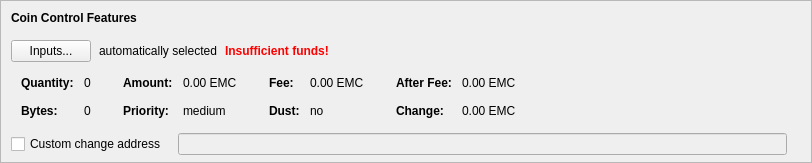
    <widget class="QFrame" name="frameCoinControl">
     <property name="sizePolicy">
      <sizepolicy hsizetype="Expanding" vsizetype="Expanding">
       <horstretch>0</horstretch>
       <verstretch>0</verstretch>
      </sizepolicy>
     </property>
     <property name="maximumSize">
      <size>
       <width>16777215</width>
       <height>16777215</height>
      </size>
     </property>
     <property name="frameShape">
      <enum>QFrame::StyledPanel</enum>
     </property>
     <property name="frameShadow">
      <enum>QFrame::Sunken</enum>
     </property>
     <layout class="QVBoxLayout" name="verticalLayoutCoinControl2">
      <property name="spacing">
       <number>0</number>
      </property>
      <property name="leftMargin">
       <number>0</number>
      </property>
      <property name="topMargin">
       <number>0</number>
      </property>
      <property name="rightMargin">
       <number>0</number>
      </property>
      <property name="bottomMargin">
       <number>6</number>
      </property>
      <item>
       <layout class="QVBoxLayout" name="verticalLayoutCoinControl" stretch="0,0,0,0,1">
        <property name="spacing">
         <number>0</number>
        </property>
        <property name="leftMargin">
         <number>10</number>
        </property>
        <property name="topMargin">
         <number>10</number>
        </property>
        <item>
         <layout class="QHBoxLayout" name="horizontalLayoutCoinControl1">
          <property name="bottomMargin">
           <number>15</number>
          </property>
          <item>
           <widget class="QLabel" name="labelCoinControlFeatures">
            <property name="sizePolicy">
             <sizepolicy hsizetype="Preferred" vsizetype="Maximum">
              <horstretch>0</horstretch>
              <verstretch>0</verstretch>
             </sizepolicy>
            </property>
            <property name="font">
             <font>
              <weight>75</weight>
              <bold>true</bold>
             </font>
            </property>
            <property name="styleSheet">
             <string notr="true">font-weight:bold;</string>
            </property>
            <property name="text">
             <string>Coin Control Features</string>
            </property>
           </widget>
          </item>
         </layout>
        </item>
        <item>
         <layout class="QHBoxLayout" name="horizontalLayoutCoinControl2" stretch="0,0,0,0">
          <property name="spacing">
           <number>8</number>
          </property>
          <property name="bottomMargin">
           <number>10</number>
          </property>
          <item>
           <widget class="QPushButton" name="pushButtonCoinControl">
            <property name="styleSheet">
             <string notr="true"/>
            </property>
            <property name="text">
             <string>Inputs...</string>
            </property>
            <property name="autoDefault">
             <bool>false</bool>
            </property>
           </widget>
          </item>
          <item>
           <widget class="QLabel" name="labelCoinControlAutomaticallySelected">
            <property name="text">
             <string>automatically selected</string>
            </property>
            <property name="margin">
             <number>5</number>
            </property>
           </widget>
          </item>
          <item>
           <widget class="QLabel" name="labelCoinControlInsuffFunds">
            <property name="font">
             <font>
              <weight>75</weight>
              <bold>true</bold>
             </font>
            </property>
            <property name="styleSheet">
             <string notr="true">color:red;font-weight:bold;</string>
            </property>
            <property name="text">
             <string>Insufficient funds!</string>
            </property>
            <property name="margin">
             <number>5</number>
            </property>
           </widget>
          </item>
          <item>
           <spacer name="horizontalSpacerCoinControl">
            <property name="orientation">
             <enum>Qt::Horizontal</enum>
            </property>
            <property name="sizeHint" stdset="0">
             <size>
              <width>40</width>
              <height>1</height>
             </size>
            </property>
           </spacer>
          </item>
         </layout>
        </item>
        <item>
         <widget class="QWidget" name="widgetCoinControl" native="true">
          <property name="sizePolicy">
           <sizepolicy hsizetype="Preferred" vsizetype="Preferred">
            <horstretch>0</horstretch>
            <verstretch>0</verstretch>
           </sizepolicy>
          </property>
          <property name="minimumSize">
           <size>
            <width>0</width>
            <height>0</height>
           </size>
          </property>
          <property name="styleSheet">
           <string notr="true"/>
          </property>
          <layout class="QHBoxLayout" name="horizontalLayoutCoinControl5">
           <property name="leftMargin">
            <number>0</number>
           </property>
           <property name="topMargin">
            <number>0</number>
           </property>
           <property name="rightMargin">
            <number>0</number>
           </property>
           <property name="bottomMargin">
            <number>0</number>
           </property>
           <item>
            <layout class="QHBoxLayout" name="horizontalLayoutCoinControl3" stretch="0,0,0,1">
             <property name="spacing">
              <number>20</number>
             </property>
             <property name="topMargin">
              <number>0</number>
             </property>
             <property name="bottomMargin">
              <number>10</number>
             </property>
             <item>
              <layout class="QFormLayout" name="formLayoutCoinControl1">
               <property name="horizontalSpacing">
                <number>10</number>
               </property>
               <property name="verticalSpacing">
                <number>14</number>
               </property>
               <property name="leftMargin">
                <number>10</number>
               </property>
               <property name="topMargin">
                <number>4</number>
               </property>
               <property name="rightMargin">
                <number>6</number>
               </property>
               <item row="0" column="0">
                <widget class="QLabel" name="labelCoinControlQuantityText">
                 <property name="font">
                  <font>
                   <weight>75</weight>
                   <bold>true</bold>
                  </font>
                 </property>
                 <property name="text">
                  <string>Quantity:</string>
                 </property>
                 <property name="margin">
                  <number>0</number>
                 </property>
                </widget>
               </item>
               <item row="0" column="1">
                <widget class="QLabel" name="labelCoinControlQuantity">
                 <property name="cursor">
                  <cursorShape>IBeamCursor</cursorShape>
                 </property>
                 <property name="contextMenuPolicy">
                  <enum>Qt::ActionsContextMenu</enum>
                 </property>
                 <property name="text">
                  <string notr="true">0</string>
                 </property>
                 <property name="margin">
                  <number>0</number>
                 </property>
                 <property name="textInteractionFlags">
                  <set>Qt::LinksAccessibleByMouse|Qt::TextSelectableByKeyboard|Qt::TextSelectableByMouse</set>
                 </property>
                </widget>
               </item>
               <item row="1" column="0">
                <widget class="QLabel" name="labelCoinControlBytesText">
                 <property name="font">
                  <font>
                   <weight>75</weight>
                   <bold>true</bold>
                  </font>
                 </property>
                 <property name="text">
                  <string>Bytes:</string>
                 </property>
                </widget>
               </item>
               <item row="1" column="1">
                <widget class="QLabel" name="labelCoinControlBytes">
                 <property name="cursor">
                  <cursorShape>IBeamCursor</cursorShape>
                 </property>
                 <property name="contextMenuPolicy">
                  <enum>Qt::ActionsContextMenu</enum>
                 </property>
                 <property name="text">
                  <string notr="true">0</string>
                 </property>
                 <property name="textInteractionFlags">
                  <set>Qt::LinksAccessibleByMouse|Qt::TextSelectableByKeyboard|Qt::TextSelectableByMouse</set>
                 </property>
                </widget>
               </item>
              </layout>
             </item>
             <item>
              <layout class="QFormLayout" name="formLayoutCoinControl2">
               <property name="horizontalSpacing">
                <number>10</number>
               </property>
               <property name="verticalSpacing">
                <number>14</number>
               </property>
               <property name="leftMargin">
                <number>6</number>
               </property>
               <property name="topMargin">
                <number>4</number>
               </property>
               <property name="rightMargin">
                <number>6</number>
               </property>
               <item row="0" column="0">
                <widget class="QLabel" name="labelCoinControlAmountText">
                 <property name="font">
                  <font>
                   <weight>75</weight>
                   <bold>true</bold>
                  </font>
                 </property>
                 <property name="text">
                  <string>Amount:</string>
                 </property>
                 <property name="margin">
                  <number>0</number>
                 </property>
                </widget>
               </item>
               <item row="0" column="1">
                <widget class="QLabel" name="labelCoinControlAmount">
                 <property name="cursor">
                  <cursorShape>IBeamCursor</cursorShape>
                 </property>
                 <property name="contextMenuPolicy">
                  <enum>Qt::ActionsContextMenu</enum>
                 </property>
                 <property name="text">
                  <string notr="true">0.00 EMC</string>
                 </property>
                 <property name="textInteractionFlags">
                  <set>Qt::LinksAccessibleByMouse|Qt::TextSelectableByKeyboard|Qt::TextSelectableByMouse</set>
                 </property>
                </widget>
               </item>
               <item row="1" column="0">
                <widget class="QLabel" name="labelCoinControlPriorityText">
                 <property name="font">
                  <font>
                   <weight>75</weight>
                   <bold>true</bold>
                  </font>
                 </property>
                 <property name="text">
                  <string>Priority:</string>
                 </property>
                </widget>
               </item>
               <item row="1" column="1">
                <widget class="QLabel" name="labelCoinControlPriority">
                 <property name="cursor">
                  <cursorShape>IBeamCursor</cursorShape>
                 </property>
                 <property name="contextMenuPolicy">
                  <enum>Qt::ActionsContextMenu</enum>
                 </property>
                 <property name="text">
                  <string notr="true">medium</string>
                 </property>
                 <property name="textInteractionFlags">
                  <set>Qt::LinksAccessibleByMouse|Qt::TextSelectableByKeyboard|Qt::TextSelectableByMouse</set>
                 </property>
                </widget>
               </item>
              </layout>
             </item>
             <item>
              <layout class="QFormLayout" name="formLayoutCoinControl3">
               <property name="horizontalSpacing">
                <number>10</number>
               </property>
               <property name="verticalSpacing">
                <number>14</number>
               </property>
               <property name="leftMargin">
                <number>6</number>
               </property>
               <property name="topMargin">
                <number>4</number>
               </property>
               <property name="rightMargin">
                <number>6</number>
               </property>
               <item row="0" column="0">
                <widget class="QLabel" name="labelCoinControlFeeText">
                 <property name="font">
                  <font>
                   <weight>75</weight>
                   <bold>true</bold>
                  </font>
                 </property>
                 <property name="text">
                  <string>Fee:</string>
                 </property>
                 <property name="margin">
                  <number>0</number>
                 </property>
                </widget>
               </item>
               <item row="0" column="1">
                <widget class="QLabel" name="labelCoinControlFee">
                 <property name="cursor">
                  <cursorShape>IBeamCursor</cursorShape>
                 </property>
                 <property name="contextMenuPolicy">
                  <enum>Qt::ActionsContextMenu</enum>
                 </property>
                 <property name="text">
                  <string notr="true">0.00 EMC</string>
                 </property>
                 <property name="textInteractionFlags">
                  <set>Qt::LinksAccessibleByMouse|Qt::TextSelectableByKeyboard|Qt::TextSelectableByMouse</set>
                 </property>
                </widget>
               </item>
               <item row="1" column="0">
                <widget class="QLabel" name="labelCoinControlLowOutputText">
                 <property name="font">
                  <font>
                   <weight>75</weight>
                   <bold>true</bold>
                  </font>
                 </property>
                 <property name="text">
                  <string>Dust:</string>
                 </property>
                </widget>
               </item>
               <item row="1" column="1">
                <widget class="QLabel" name="labelCoinControlLowOutput">
                 <property name="cursor">
                  <cursorShape>IBeamCursor</cursorShape>
                 </property>
                 <property name="contextMenuPolicy">
                  <enum>Qt::ActionsContextMenu</enum>
                 </property>
                 <property name="text">
                  <string notr="true">no</string>
                 </property>
                 <property name="textInteractionFlags">
                  <set>Qt::LinksAccessibleByMouse|Qt::TextSelectableByKeyboard|Qt::TextSelectableByMouse</set>
                 </property>
                </widget>
               </item>
              </layout>
             </item>
             <item>
              <layout class="QFormLayout" name="formLayoutCoinControl4">
               <property name="horizontalSpacing">
                <number>10</number>
               </property>
               <property name="verticalSpacing">
                <number>14</number>
               </property>
               <property name="leftMargin">
                <number>6</number>
               </property>
               <property name="topMargin">
                <number>4</number>
               </property>
               <property name="rightMargin">
                <number>6</number>
               </property>
               <item row="0" column="0">
                <widget class="QLabel" name="labelCoinControlAfterFeeText">
                 <property name="font">
                  <font>
                   <weight>75</weight>
                   <bold>true</bold>
                  </font>
                 </property>
                 <property name="text">
                  <string>After Fee:</string>
                 </property>
                 <property name="margin">
                  <number>0</number>
                 </property>
                </widget>
               </item>
               <item row="0" column="1">
                <widget class="QLabel" name="labelCoinControlAfterFee">
                 <property name="cursor">
                  <cursorShape>IBeamCursor</cursorShape>
                 </property>
                 <property name="contextMenuPolicy">
                  <enum>Qt::ActionsContextMenu</enum>
                 </property>
                 <property name="text">
                  <string notr="true">0.00 EMC</string>
                 </property>
                 <property name="textInteractionFlags">
                  <set>Qt::LinksAccessibleByMouse|Qt::TextSelectableByKeyboard|Qt::TextSelectableByMouse</set>
                 </property>
                </widget>
               </item>
               <item row="1" column="0">
                <widget class="QLabel" name="labelCoinControlChangeText">
                 <property name="font">
                  <font>
                   <weight>75</weight>
                   <bold>true</bold>
                  </font>
                 </property>
                 <property name="text">
                  <string>Change:</string>
                 </property>
                </widget>
               </item>
               <item row="1" column="1">
                <widget class="QLabel" name="labelCoinControlChange">
                 <property name="cursor">
                  <cursorShape>IBeamCursor</cursorShape>
                 </property>
                 <property name="contextMenuPolicy">
                  <enum>Qt::ActionsContextMenu</enum>
                 </property>
                 <property name="text">
                  <string notr="true">0.00 EMC</string>
                 </property>
                 <property name="textInteractionFlags">
                  <set>Qt::LinksAccessibleByMouse|Qt::TextSelectableByKeyboard|Qt::TextSelectableByMouse</set>
                 </property>
                </widget>
               </item>
              </layout>
             </item>
            </layout>
           </item>
          </layout>
         </widget>
        </item>
        <item>
         <layout class="QHBoxLayout" name="horizontalLayoutCoinControl4" stretch="0,0,0">
          <property name="spacing">
           <number>12</number>
          </property>
          <property name="sizeConstraint">
           <enum>QLayout::SetDefaultConstraint</enum>
          </property>
          <property name="topMargin">
           <number>5</number>
          </property>
          <property name="rightMargin">
           <number>5</number>
          </property>
          <item>
           <widget class="QCheckBox" name="checkBoxCoinControlChange">
            <property name="toolTip">
             <string>If this is activated, but the change address is empty or invalid, change will be sent to a newly generated address.</string>
            </property>
            <property name="text">
             <string>Custom change address</string>
            </property>
           </widget>
          </item>
          <item>
           <widget class="QValidatedLineEdit" name="lineEditCoinControlChange">
            <property name="enabled">
             <bool>false</bool>
            </property>
            <property name="sizePolicy">
             <sizepolicy hsizetype="Expanding" vsizetype="Fixed">
              <horstretch>0</horstretch>
              <verstretch>0</verstretch>
             </sizepolicy>
            </property>
           </widget>
          </item>
          <item>
           <widget class="QLabel" name="labelCoinControlChangeLabel">
            <property name="sizePolicy">
             <sizepolicy hsizetype="Preferred" vsizetype="Expanding">
              <horstretch>0</horstretch>
              <verstretch>0</verstretch>
             </sizepolicy>
            </property>
            <property name="minimumSize">
             <size>
              <width>0</width>
              <height>0</height>
             </size>
            </property>
            <property name="text">
             <string/>
            </property>
            <property name="margin">
             <number>3</number>
            </property>
           </widget>
          </item>
         </layout>
        </item>
        <item>
         <spacer name="verticalSpacerCoinControl">
          <property name="orientation">
           <enum>Qt::Vertical</enum>
          </property>
          <property name="sizeHint" stdset="0">
           <size>
            <width>800</width>
            <height>1</height>
           </size>
          </property>
         </spacer>
        </item>
       </layout>
      </item>
     </layout>
    </widget>
